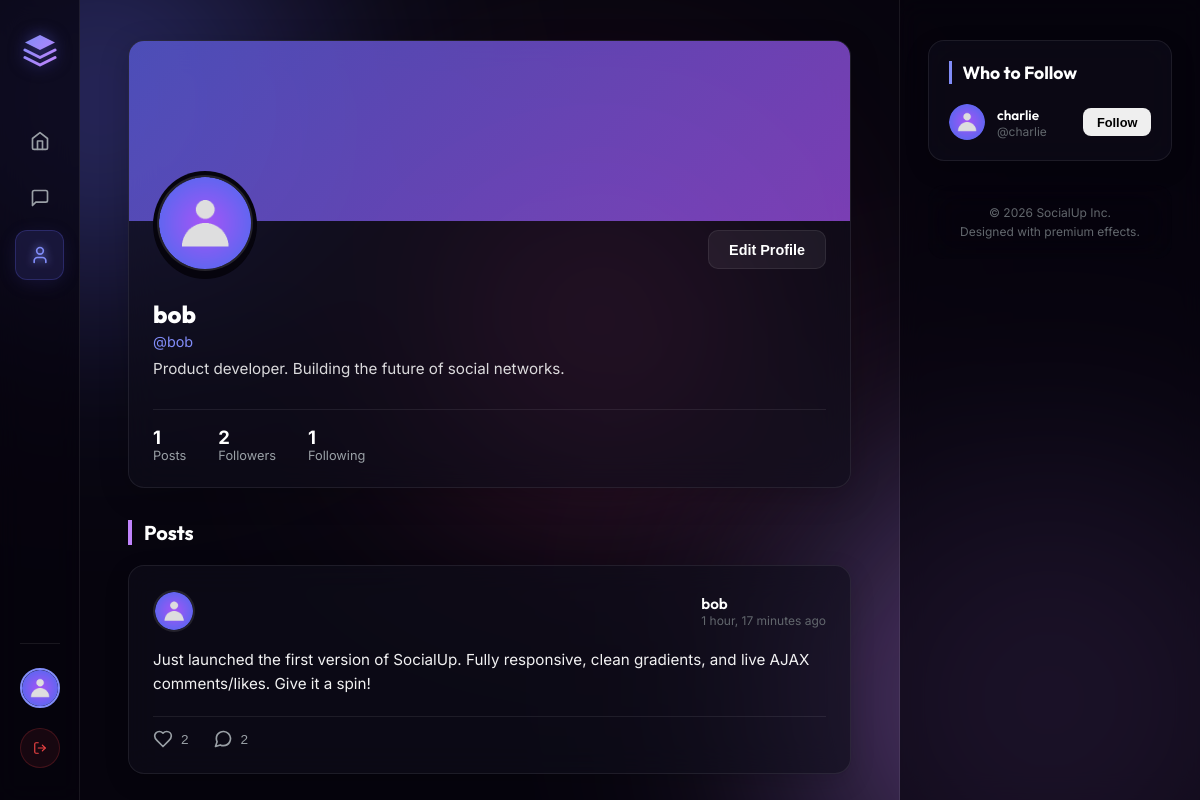
Page /profile/bob/ (signed in) on the committed database.
### core/models.py (models this page shows, shortened)
class Profile(models.Model):
    user = models.OneToOneField(User, on_delete=models.CASCADE, related_name='profile')
    bio = models.TextField(blank=True, default='')
    profile_picture = models.ImageField(upload_to='profile_pics/', default='profile_pics/default.png', blank=True)
    banner_image = models.ImageField(upload_to='banner_pics/', default='banner_pics/default.png', blank=True)
    following = models.ManyToManyField('self', symmetrical=False, related_name='followers', blank=True)
    def is_following(self, profile):
        return self.following.filter(pk=profile.pk).exists()

class Post(models.Model):
    author = models.ForeignKey(User, on_delete=models.CASCADE, related_name='posts')
    content = models.TextField()
    image = models.ImageField(upload_to='posts/', blank=True, null=True)
    created_at = models.DateTimeField(auto_now_add=True)
    likes = models.ManyToManyField(User, related_name='liked_posts', blank=True)
    class Meta:
        ordering = ['-created_at']
    @property
    def likes_count(self):
        return self.likes.count()
    @property
    def comments_count(self):
        return self.comments.count()

### core/views.py (the view)
# urls.py: path('profile/<str:username>/', views.profile_view, name='profile'),
@login_required
def profile_view(request, username):
    user = get_object_or_404(User, username=username)
    profile = user.profile
    posts = user.posts.all()
    is_following = request.user.profile.is_following(profile)
    suggestions = Profile.objects.exclude(
        Q(user=request.user) | Q(followers=request.user.profile)
    )[:5]
    return render(request, 'core/profile.html', {
        'profile_user': user,
        'profile': profile,
        'posts': posts,
        'is_following': is_following,
        'suggestions': suggestions,
        'active_tab': 'profile' if user == request.user else ''
    })

### core/templates/core/profile.html (shortened to what this page needs)
{% extends 'core/base.html' %}
{% load static %}
{% block content %}
<div class="profile-wrapper">
    <div class="profile-card">
        <div class="profile-banner-container">
            {% if profile.banner_image and profile.banner_image.url != '/media/banner_pics/default.png' %}
                <img src="{{ profile.banner_image.url }}" alt="Banner" class="profile-banner">
            {% else %}
                <div class="profile-banner-fallback"></div>
            {% endif %}
        </div>
        <div class="profile-details-section">
            <div class="profile-avatar-row">
                <div class="profile-avatar-wrapper">
                    <img src="{% if profile.profile_picture %}{{ profile.profile_picture.url }}{% else %}{% static 'images/default.png' %}{% endif %}" alt="{{ profile_user.username }}" class="profile-avatar-large">
                </div>
                <div class="profile-actions-wrapper">
                    {% if request.user == profile_user %}
                        <button class="btn btn-secondary" onclick="openEditModal()">Edit Profile</button>
                    {% endif %}
                </div>
            </div>
            <div class="profile-info-content">
                <h2 class="profile-display-name">{{ profile_user.username }}</h2>
                <p class="profile-user-handle">@{{ profile_user.username }}</p>
                {% if profile.bio %}
                    <p class="profile-bio-text">{{ profile.bio }}</p>
                {% else %}
                    <p class="profile-bio-text empty">No bio written yet.</p>
                {% endif %}
                <div class="profile-stats-row">
                    <div class="stat-item">
                        <span class="stat-count">{{ posts.count }}</span>
                        <span class="stat-label">Posts</span>
                    </div>
                    <div class="stat-item">
                        <span class="stat-count" id="follower-count">{{ profile.followers.count }}</span>
                        <span class="stat-label">Followers</span>
                    </div>
                    <div class="stat-item">
                        <span class="stat-count" id="following-count">{{ profile.following.count }}</span>
                        <span class="stat-label">Following</span>
                    </div>
                </div>
            </div>
        </div>
    </div>
    <div class="profile-feed-section">
        <h3 class="feed-section-title">Posts</h3>
        <div class="posts-feed">
            {% if posts %}
                {% for post in posts %}
                    <article class="post-card" id="post-{{ post.id }}">
                        <div class="post-header">
                            <img src="{% if profile.profile_picture %}{{ profile.profile_picture.url }}{% else %}{% static 'images/default.png' %}{% endif %}" alt="{{ profile_user.username }}" class="post-avatar">
                            <div class="post-meta">
                                <h3 class="post-author-name">{{ profile_user.username }}</h3>
                                <time class="post-time" datetime="{{ post.created_at|date:'Y-m-d H:i' }}">{{ post.created_at|timesince }} ago</time>
                            </div>
                        </div>
                        <div class="post-body">
                            <p class="post-content">{{ post.content }}</p>
                        </div>
                        <div class="post-footer">
                            <div class="post-actions">
                                <button class="action-btn action-like {% if request.user in post.likes.all %}active{% endif %}" data-post-id="{{ post.id }}" onclick="toggleLike(this)">
                                    <svg class="action-icon stroke" viewBox="0 0 24 24" fill="none" stroke="currentColor" stroke-width="2" stroke-linecap="round" stroke-linejoin="round"><path d="M19 14c1.49-1.46 3-3.21 3-5.5A5.5 5.5 0 0 0 16.5 3c-1.76 0-3 .5-4.5 2-1.5-1.5-2.74-2-4.5-2A5.5 5.5 0 0 0 2 8.5c0 2.3 1.5 4.05 3 5.5l7 7Z"/></svg>
                                    <span class="likes-count">{{ post.likes_count }}</span>
                                </button>
                                <button class="action-btn action-comment" onclick="toggleCommentsSection({{ post.id }})">
                                    <span class="comments-count" id="comment-count-{{ post.id }}">{{ post.comments_count }}</span>
                                </button>
                            </div>
                        </div>
                    </article>
                {% endfor %}
            {% else %}
                <div class="empty-state">
                    <p class="empty-title">No posts yet</p>
                    <p class="empty-desc">This profile hasn't posted anything.</p>
                </div>
            {% endif %}
        </div>
    </div>
</div>
{% endblock %}

### core/templates/core/base.html (shortened to what this page needs)
{% load static %}
<!DOCTYPE html>
<html lang="en">
<head>
    <link rel="stylesheet" href="{% static 'css/style.css' %}">
</head>
<body>
    <div class="glow-bg glow-1"></div>
    <div class="glow-bg glow-2"></div>
    <div class="glow-bg glow-3"></div>
    <div class="app-container">
        <aside class="sidebar">
            <div class="brand">
                <div class="brand-logo">
                </div>
            </div>
            <nav class="nav-menu">
                <a href="{% url 'feed' %}" class="nav-item {% if active_tab == 'home' %}active{% endif %}" id="nav-home">
                    <svg class="nav-icon" viewBox="0 0 24 24" fill="none" stroke="currentColor" stroke-width="2" stroke-linecap="round" stroke-linejoin="round"><path d="m3 9 9-7 9 7v11a2 2 0 0 1-2 2H5a2 2 0 0 1-2-2z"/><polyline points="9 22 9 12 15 12 15 22"/></svg>
                </a>
                <a href="{% url 'inbox' %}" class="nav-item {% if active_tab == 'messages' %}active{% endif %}" id="nav-messages">
                    <svg class="nav-icon" viewBox="0 0 24 24" fill="none" stroke="currentColor" stroke-width="2" stroke-linecap="round" stroke-linejoin="round"><path d="M21 15a2 2 0 0 1-2 2H7l-4 4V5a2 2 0 0 1 2-2h14a2 2 0 0 1 2 2z"/></svg>
                </a>
                <a href="{% url 'profile' username=request.user.username %}" class="nav-item {% if active_tab == 'profile' %}active{% endif %}" id="nav-profile">
                    <svg class="nav-icon" viewBox="0 0 24 24" fill="none" stroke="currentColor" stroke-width="2" stroke-linecap="round" stroke-linejoin="round"><path d="M19 21v-2a4 4 0 0 0-4-4H9a4 4 0 0 0-4 4v2"/><circle cx="12" cy="7" r="4"/></svg>
                </a>
            </nav>
            <div class="sidebar-footer">
                <div class="user-pill">
                    <img src="{% if request.user.profile.profile_picture %}{{ request.user.profile.profile_picture.url }}{% else %}{% static 'images/default.png' %}{% endif %}" alt="{{ request.user.username }}" class="user-avatar-small">
                </div>
                <a href="{% url 'logout' %}" class="btn btn-logout" id="btn-logout">
                    <svg viewBox="0 0 24 24" fill="none" stroke="currentColor" stroke-width="2" stroke-linecap="round" stroke-linejoin="round"><path d="M9 21H5a2 2 0 0 1-2-2V5a2 2 0 0 1 2-2h4"/><polyline points="16 17 21 12 16 7"/><line x1="21" y1="12" x2="9" y2="12"/></svg>
                </a>
            </div>
        </aside>
        <main class="main-content">
            {% block content %}{% endblock %}
        </main>
        <aside class="right-panel">
            <div class="widget suggestions-widget">
                <h3 class="widget-title">Who to Follow</h3>
                <div class="suggestions-list">
                    {% if suggestions %}
                        {% for suggestion in suggestions %}
                            <div class="suggestion-card" id="suggestion-{{ suggestion.id }}">
                                <a href="{% url 'profile' username=suggestion.user.username %}" class="suggestion-link">
                                    <img src="{% if suggestion.profile_picture %}{{ suggestion.profile_picture.url }}{% else %}{% static 'images/default.png' %}{% endif %}" alt="{{ suggestion.user.username }}" class="suggestion-avatar">
                                    <div class="suggestion-info">
                                        <h4 class="suggestion-name">{{ suggestion.user.username }}</h4>
                                        <p class="suggestion-handle">@{{ suggestion.user.username }}</p>
                                    </div>
                                </a>
                                <button class="btn btn-follow-toggle btn-sm" data-profile-id="{{ suggestion.id }}" onclick="toggleFollow(this)">
                                    Follow
                                </button>
                            </div>
                        {% endfor %}
                    {% else %}
                        <p class="empty-state-text">No suggestions available.</p>
                    {% endif %}
                </div>
            </div>
            <div class="widget copyright-widget">
                <p>&copy; 2026 SocialUp Inc.</p>
                <p>Designed with premium effects.</p>
            </div>
        </aside>
    </div>
</body>
</html>

### rows in the picture
Profile: profile_picture (placeholder picture), bio "Product developer. Building the future of social networks.", followers.count "2", following.count "1"
Post: profile_picture (placeholder picture), created_at "1 hour, 17 minutes", content "Just launched the first version of SocialUp. Fully responsive, clean gradients, and live AJAX comments/likes. Give it a spin!", likes_count "2", comments_count "2"
Profile: profile_picture (placeholder picture), user.username "charlie"

### other values in the picture
{{ profile_user.username }} "bob"
{{ posts.count }} "1"
